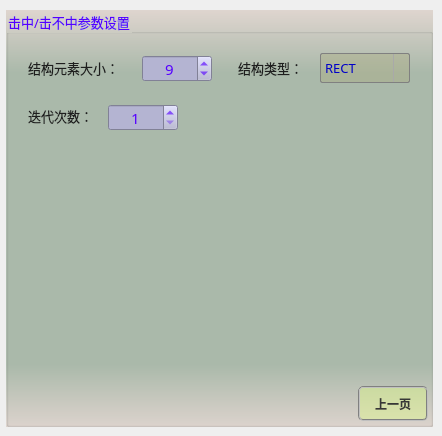
       <widget class="QWidget" name="page_19">
        <widget class="QGroupBox" name="groupParam_18">
         <property name="geometry">
          <rect>
           <x>6</x>
           <y>10</y>
           <width>427</width>
           <height>417</height>
          </rect>
         </property>
         <property name="font">
          <font>
           <family>微软雅黑</family>
           <pointsize>10</pointsize>
          </font>
         </property>
         <property name="styleSheet">
          <string notr="true">background-color: qlineargradient(x1:0, y1:0, x2:0, y2:1, stop:0 #dfd5cf, stop: 0.15 #acbbac, stop: 0.85 #acbbac,stop:1 #dfd5cf);
color: rgb(85, 0, 255);</string>
         </property>
         <property name="title">
          <string>击中/击不中参数设置</string>
         </property>
         <widget class="QPushButton" name="btnHitmissBack">
          <property name="geometry">
           <rect>
            <x>352</x>
            <y>376</y>
            <width>70</width>
            <height>35</height>
           </rect>
          </property>
          <property name="minimumSize">
           <size>
            <width>70</width>
            <height>30</height>
           </size>
          </property>
          <property name="font">
           <font>
            <family>微软雅黑</family>
            <pointsize>9</pointsize>
            <weight>75</weight>
            <italic>false</italic>
            <bold>true</bold>
           </font>
          </property>
          <property name="styleSheet">
           <string notr="true">QWidget{ background-color: rgba(225, 255, 127,100);}
QWidget{ color: rgb(55, 55, 55);}
QWidget{ border: 2px groove gray;border-radius: 5px;padding: 2px 4px;}
QPushButton:hover{ background-color: rgba(225, 255, 127,150);}
QPushButton:pressed{background-color: rgba(225, 255, 127,255);}</string>
          </property>
          <property name="text">
           <string>上一页</string>
          </property>
         </widget>
         <widget class="QLabel" name="label_46">
          <property name="geometry">
           <rect>
            <x>22</x>
            <y>48</y>
            <width>115</width>
            <height>19</height>
           </rect>
          </property>
          <property name="font">
           <font>
            <family>微软雅黑</family>
            <pointsize>10</pointsize>
           </font>
          </property>
          <property name="styleSheet">
           <string notr="true">color: rgb(30, 30, 30);
background: transparent;</string>
          </property>
          <property name="text">
           <string>结构元素大小：</string>
          </property>
         </widget>
         <widget class="QSpinBox" name="spinHitmissSize">
          <property name="geometry">
           <rect>
            <x>136</x>
            <y>45</y>
            <width>70</width>
            <height>27</height>
           </rect>
          </property>
          <property name="font">
           <font>
            <family>微软雅黑</family>
            <pointsize>11</pointsize>
           </font>
          </property>
          <property name="toolTip">
           <string/>
          </property>
          <property name="styleSheet">
           <string notr="true">QWidget{color: rgb(85, 0, 255);background-color: rgb(180, 180, 210);}
QSpinBox::up-button{
    border:transparent;
}
QSpinBox::down-button{
    border:transparent;
}
QSpinBox::up-arrow{
    image:url(:/resource/up.png);
}
QSpinBox::down-arrow{
    image:url(:/resource/down.png);
}</string>
          </property>
          <property name="alignment">
           <set>Qt::AlignCenter</set>
          </property>
          <property name="minimum">
           <number>1</number>
          </property>
          <property name="maximum">
           <number>101</number>
          </property>
          <property name="singleStep">
           <number>1</number>
          </property>
          <property name="value">
           <number>9</number>
          </property>
         </widget>
         <widget class="QLabel" name="label_47">
          <property name="geometry">
           <rect>
            <x>232</x>
            <y>48</y>
            <width>79</width>
            <height>19</height>
           </rect>
          </property>
          <property name="font">
           <font>
            <family>微软雅黑</family>
            <pointsize>10</pointsize>
           </font>
          </property>
          <property name="styleSheet">
           <string notr="true">color: rgb(30, 30, 30);
background: transparent;</string>
          </property>
          <property name="text">
           <string>结构类型：</string>
          </property>
         </widget>
         <widget class="QComboBox" name="comboHitmissType">
          <property name="geometry">
           <rect>
            <x>314</x>
            <y>43</y>
            <width>90</width>
            <height>30</height>
           </rect>
          </property>
          <property name="sizePolicy">
           <sizepolicy hsizetype="Fixed" vsizetype="Fixed">
            <horstretch>0</horstretch>
            <verstretch>0</verstretch>
           </sizepolicy>
          </property>
          <property name="minimumSize">
           <size>
            <width>90</width>
            <height>30</height>
           </size>
          </property>
          <property name="maximumSize">
           <size>
            <width>90</width>
            <height>16777215</height>
           </size>
          </property>
          <property name="font">
           <font>
            <family>微软雅黑</family>
            <pointsize>10</pointsize>
           </font>
          </property>
          <property name="styleSheet">
           <string notr="true">QComboBox {
    border: 1px solid gray;
    border-radius: 2px;    
    color: rgb(0, 0, 200);
	background-color: rgba(170, 170, 127,100);
}
QComboBox::drop-down {
    subcontrol-origin: padding;
    subcontrol-position: top right;
    width: 15px; 
    border-left-width: 1px;
    border-left-color: darkgray;
    border-left-style: solid;
    border-top-right-radius: 3px;
    border-bottom-right-radius: 3px;
}

QComboBox::down-arrow {
    image: url(:/resource/down.png);
} 
QComboBox::down-arrow:on {
    top: 1px;
    left: 1px;
}</string>
          </property>
          <property name="sizeAdjustPolicy">
           <enum>QComboBox::AdjustToContents</enum>
          </property>
          <item>
           <property name="text">
            <string>RECT</string>
           </property>
          </item>
          <item>
           <property name="text">
            <string>CROSS</string>
           </property>
          </item>
          <item>
           <property name="text">
            <string>ELLIPSE</string>
           </property>
          </item>
         </widget>
         <widget class="QLabel" name="label_48">
          <property name="geometry">
           <rect>
            <x>22</x>
            <y>96</y>
            <width>83</width>
            <height>19</height>
           </rect>
          </property>
          <property name="font">
           <font>
            <family>微软雅黑</family>
            <pointsize>10</pointsize>
           </font>
          </property>
          <property name="styleSheet">
           <string notr="true">color: rgb(30, 30, 30);
background: transparent;</string>
          </property>
          <property name="text">
           <string>迭代次数：</string>
          </property>
         </widget>
         <widget class="QSpinBox" name="spinHitmissIterations">
          <property name="geometry">
           <rect>
            <x>102</x>
            <y>94</y>
            <width>70</width>
            <height>27</height>
           </rect>
          </property>
          <property name="font">
           <font>
            <family>微软雅黑</family>
            <pointsize>11</pointsize>
           </font>
          </property>
          <property name="toolTip">
           <string/>
          </property>
          <property name="styleSheet">
           <string notr="true">QWidget{color: rgb(85, 0, 255);background-color: rgb(180, 180, 210);}
QSpinBox::up-button{
    border:transparent;
}
QSpinBox::down-button{
    border:transparent;
}
QSpinBox::up-arrow{
    image:url(:/resource/up.png);
}
QSpinBox::down-arrow{
    image:url(:/resource/down.png);
}</string>
          </property>
          <property name="alignment">
           <set>Qt::AlignCenter</set>
          </property>
          <property name="minimum">
           <number>1</number>
          </property>
          <property name="maximum">
           <number>100</number>
          </property>
          <property name="singleStep">
           <number>1</number>
          </property>
          <property name="value">
           <number>1</number>
          </property>
         </widget>
        </widget>
       </widget>
